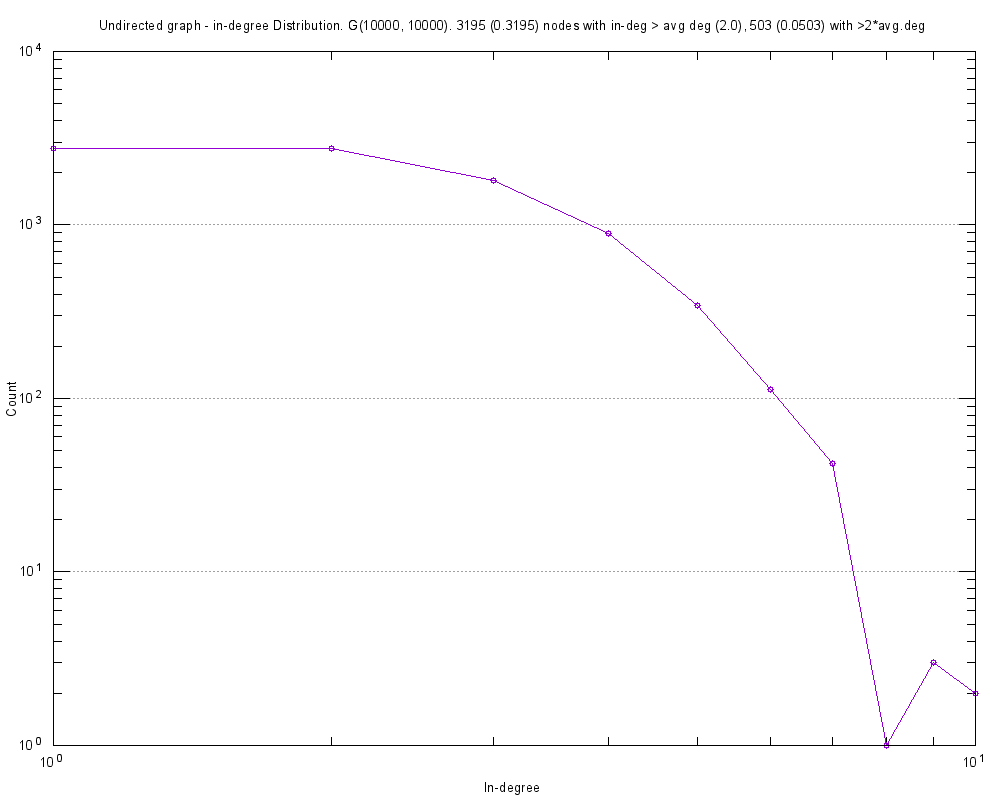

Here is the gnuplot script that generated this plot:
#
# Undirected graph - in-degree Distribution. G(10000, 10000). 3195 (0.3195) nodes with in-deg > avg deg (2.0), 503 (0.0503) with >2*avg.deg (Sat Feb 18 14:43:55 2017)
#

set title "Undirected graph - in-degree Distribution. G(10000, 10000). 3195 (0.3195) nodes with in-deg > avg deg (2.0), 503 (0.0503) with >2*avg.deg"
set key bottom right
set logscale xy 10
set format x "10^{%L}"
set mxtics 10
set format y "10^{%L}"
set mytics 10
set grid
set xlabel "In-degree"
set ylabel "Count"
set tics scale 2
set terminal png font arial 10 size 1000,800
set output 'inDeg.RandomNetworkInDeg.png'
plot 	"inDeg.RandomNetworkInDeg.tab" using 1:2 title "" with linespoints pt 6
